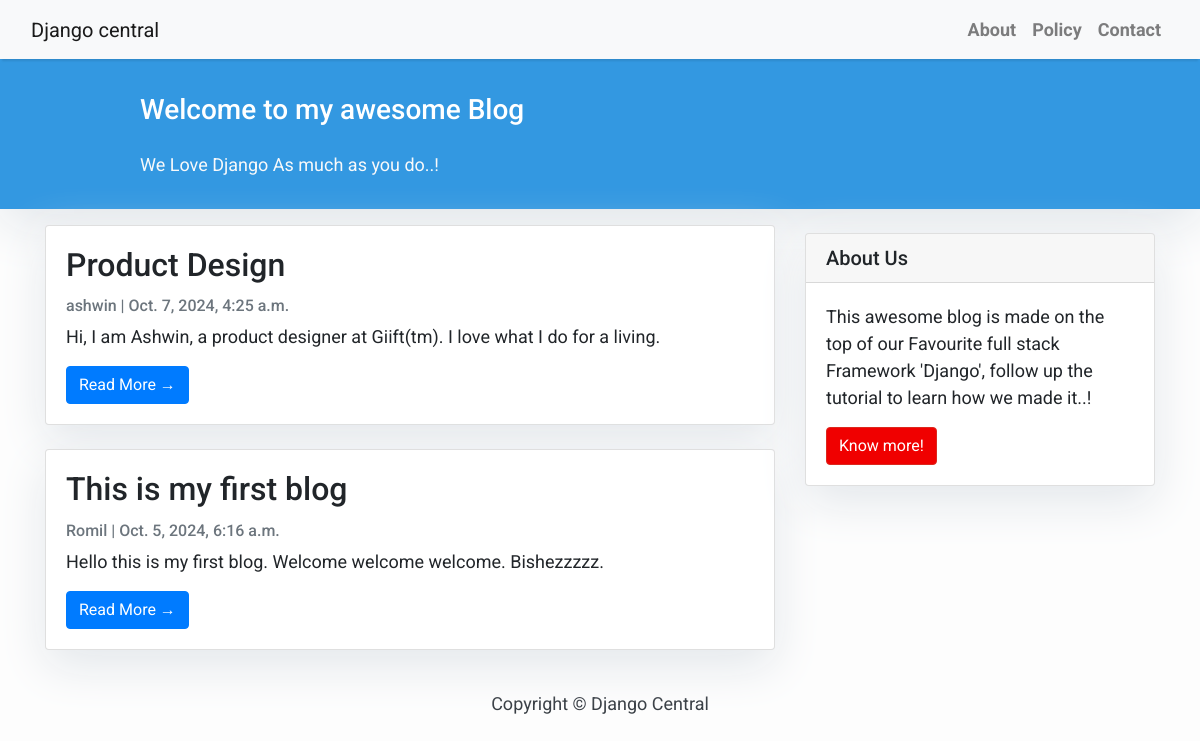
The page / on the database its author committed.
### blog/models.py (models this page shows, shortened)
class Post(models.Model):
    title = models.CharField(max_length=200, unique=True)
    slug = models.SlugField(max_length=200, unique=True)
    author = models.ForeignKey(User, on_delete= models.CASCADE,related_name='blog_posts')
    updated_on = models.DateTimeField(auto_now= True)
    content = models.TextField()
    created_on = models.DateTimeField(auto_now_add=True)
    status = models.IntegerField(choices=STATUS, default=0)
    class Meta:
        ordering = ['-created_on']

### blog/views.py (the view)
# urls.py: path('', views.PostList.as_view(), name='home'),
class PostList(generic.ListView):
    queryset = Post.objects.filter(status=1).order_by('-created_on')
    template_name = 'index.html'

### templates/index.html (shortened to what this page needs)
{% extends "base.html" %}
{% block content %}
<header class="masthead">
    <div class="container">
        <div class="row">
            <div class=" col-md-8 col-md-10 mx-auto">
                <div class="site-heading">
                    <h3 class=" site-heading my-4 mt-3 text-white"> Welcome to my awesome Blog </h3>
                    <p class="text-light">We Love Django As much as you do..! &nbsp
                    </p>
                </div>
            </div>
        </div>
    </div>
</header>
<div class="container">
    <div class="row">
        <div class="col-md-8 mt-3 left">
            {% for post in post_list %}
            <div class="card mb-4">
                <div class="card-body">
                    <h2 class="card-title">{{ post.title }}</h2>
                    <p class="card-text text-muted h6">{{ post.author }} | {{ post.created_on}} </p>
                    <p class="card-text">{{post.content|slice:":200" }}</p>
                    <a href="{% url 'post_detail' post.slug  %}" class="btn btn-primary">Read More &rarr;</a>
                </div>
            </div>
            {% endfor %}
        </div>
        {% block sidebar %} {% include 'sidebar.html' %} {% endblock sidebar %}
    </div>
</div>
{%endblock%}

### templates/base.html (shortened to what this page needs)
<!DOCTYPE html>
<html>
    <head>
        <link rel="stylesheet" href="https://maxcdn.bootstrapcdn.com/bootstrap/4.0.0/css/bootstrap.min.css"
 />
    </head>
    <body>
        <nav class="navbar navbar-expand-lg navbar-light bg-light shadow" id="mainNav">
            <div class="container-fluid">
                <a class="navbar-brand" href="{% url 'home' %}">Django central</a>
                <div class="collapse navbar-collapse" id="navbarResponsive">
                    <ul class="navbar-nav ml-auto">
                        <li class="nav-item text-black">
                            <a class="nav-link text-black font-weight-bold" href="#">About</a>
                        </li>
                        <li class="nav-item text-black">
                            <a class="nav-link text-black font-weight-bold" href="#">Policy</a>
                        </li>
                        <li class="nav-item text-black">
                            <a class="nav-link text-black font-weight-bold" href="#">Contact</a>
                        </li>
                    </ul>
                </div>
            </div>
        </nav>
        {% block content %}{% endblock content %}
        <footer class="py-3 bg-grey">
            <p class="m-0 text-dark text-center ">Copyright &copy; Django Central</p>
        </footer>
    </body>
</html>

### templates/sidebar.html (shortened to what this page needs)
{% block sidebar %}
        <div class="col-md-4 float-right ">
        <div class="card my-4">
                <h5 class="card-header">About Us</h5>
            <div class="card-body">
                <p class="card-text"> This awesome blog is made on the top of our Favourite full stack Framework 'Django', follow up the tutorial to learn how we made it..!</p>
                <a href="https://djangocentral.com/building-a-blog-application-with-django"
                class="btn btn-danger">Know more!</a>
            </div>
        </div>
        </div>
{% endblock sidebar %}

### templates/base.html (style rules this page uses)
body { font-family: "Roboto", sans-serif; font-size: 17px; background-color: #fdfdfd; }
.shadow { box-shadow: 0 4px 2px -2px rgba(0, 0, 0, 0.1); }
.btn-danger { color: #fff; background-color: #f00000; border-color: #dc281e; }
.masthead { background: #3398E1; height: auto; padding-bottom: 15px; box-shadow: 0 16px 48px #E3E7EB; padding-top: 10px; }

### templates/index.html (style rules this page uses)
body { font-family: "Roboto", sans-serif; font-size: 18px; background-color: #fdfdfd; }
.card { box-shadow: 0 16px 48px #E3E7EB; }

### templates/sidebar.html (style rules this page uses)
.card { box-shadow: 0 16px 48px #E3E7EB; }

### rows shown on the page
Post: title "Product Design", author "ashwin", created_on "Oct. 7, 2024, 4:25 a.m.", content "Hi, I am Ashwin, a product designer at Giift(tm). I love what I do for a living."
Post: title "This is my first blog", author "Romil", created_on "Oct. 5, 2024, 6:16 a.m.", content "Hello this is my first blog. Welcome welcome welcome. Bishezzzzz."
